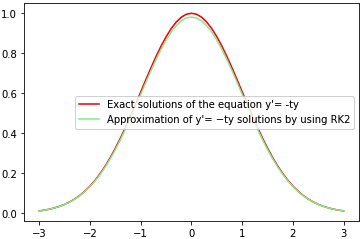

Reproduce this figure in Python.
# We use Runge-Kutta method of order 2: k_2 = f((t_i+dt/2),(y_i+dt/2)*k_1) 
# to approximate the solution of the equation: dy = -t*y

import numpy as np
import matplotlib.pyplot as plt

t = t_range[0]
y = y_exact[0]

y_rk2=[]
for t in t_range:
    y_rk2.append(y)
    k1 = f(t,y)
    k2 = f(t+dt/2, y+(dt/2)*k1)
    y = y+dt*k2
    
plt.figure()
plt.plot(t_range, y_exact, label='Exact solutions of the equation y\'= -ty', c = 'red')
plt.plot(t_range, y_rk2, label='Approximation of y\'= −ty solutions by using RK2', c = 'lightgreen')
plt.legend()
plt.show()
